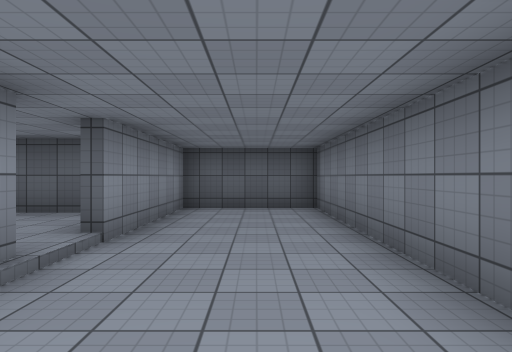
View 1 (above)

17 first-person views from a walk through a 3-D level made in the Unity game engine. The camera is 1.4 m above the floor, looks level and sees 75° across. The floor is counted in squares, 2 m on a side. Each view is taken from the middle of a square. On the plan, view 1 faces up. The plan holds only what a view shows up to about 10 squares ahead; the rest is blank. The place goes on beyond the plan. Surface patterns are stand-ins for the level's own textures.

View 2
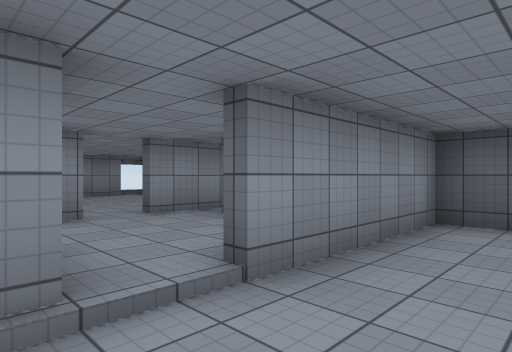

View 3
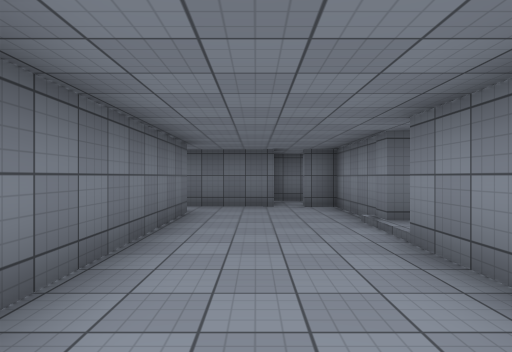

View 4
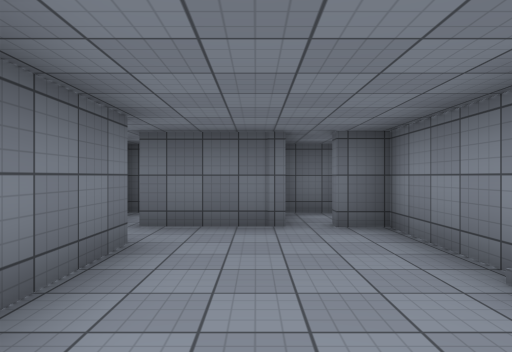

View 5
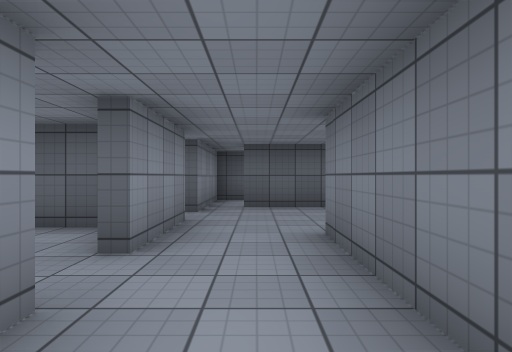

View 6
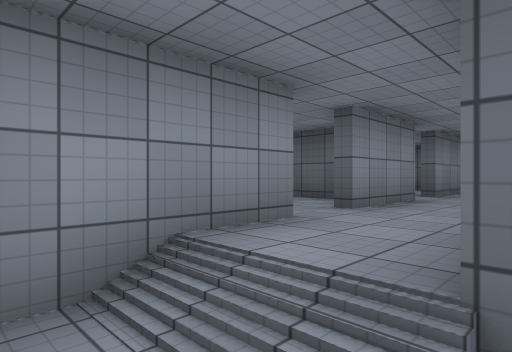

View 7
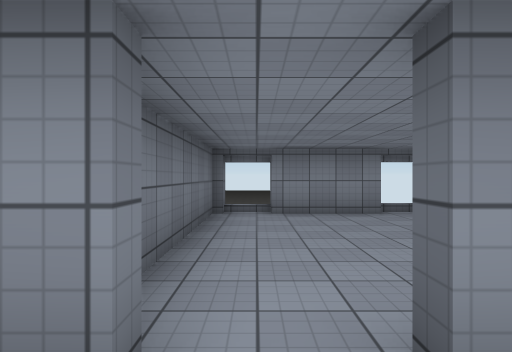

View 8
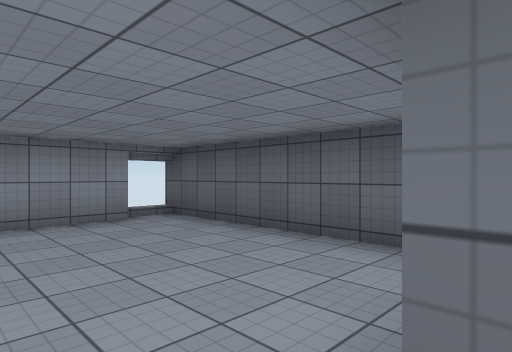

View 9
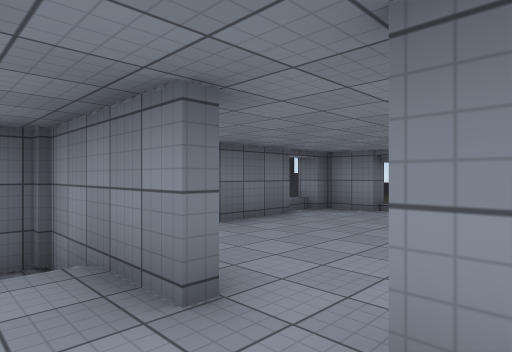

View 10
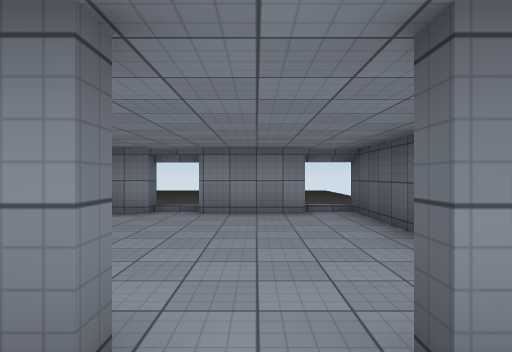

View 11
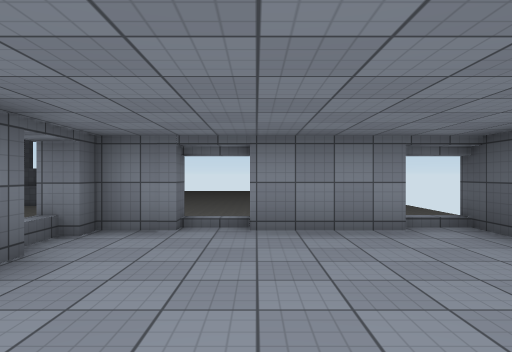

View 12
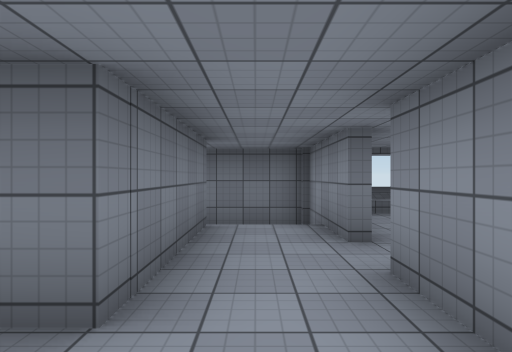

View 13
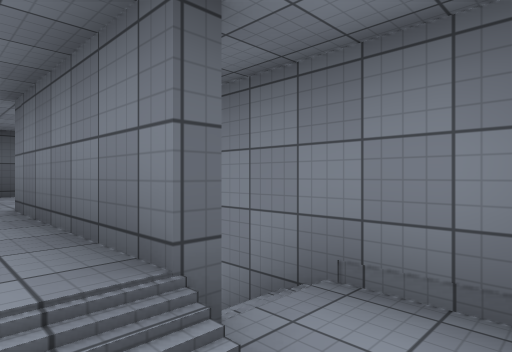

View 14
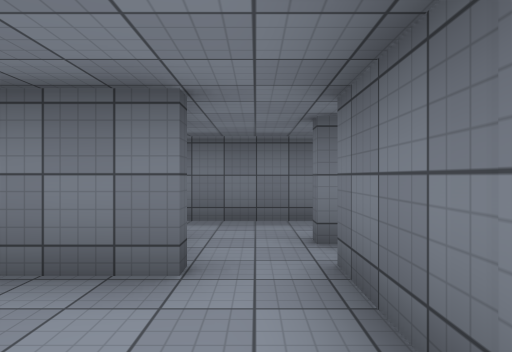

View 15
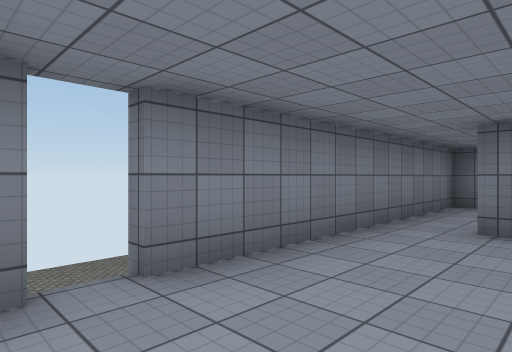

View 16
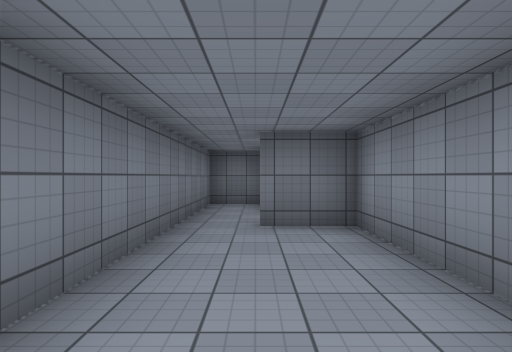

View 17
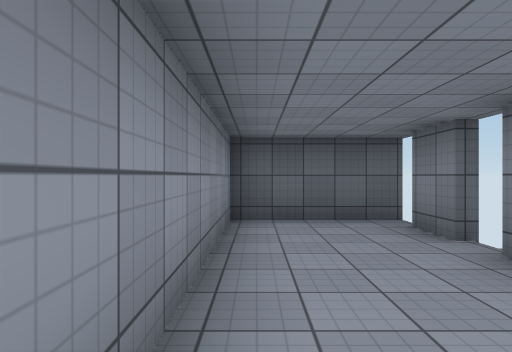

### Floor plan
Key: @ floor where view 1 was taken; # wall or solid block; x gap in a wall; . main floor; - floor 0.25 m lower than the main floor; _ floor 0.75 m lower than the main floor; / step, stairs or slope; v drop or lower ground; O other object.
Columns run from 11 left of view 1 to 5 right of it. Each row starts with its distance up from view 1.
  8  #####    ## ###
  7 v.....####--#---
  6 #.....####--#--#
  5 #.....#  #--#---
  4 v........#--#---#
  3 #######...--#---#
  2 x.....#.##--#---#
  1 #.......#O--##--#
  0 x.....#.##-@----#
 -1 x.....#//#####--#
 -2  #.##.#__##  #--#
 -3  v     ##     ##

Where each view was taken, in squares from view 1:
view 1: 0 up, 0 right, facing up
view 2: 2 up, 0 right, facing up-left
view 3: 7 up, 0 right, facing down
view 4: 4 up, 0 right, facing down
view 5: 1 down, 4 left, facing up
view 6: 2 down, 3 left, facing up-left
view 7: 4 up, 4 left, facing left
view 8: 4 up, 5 left, facing up-left
view 9: 2 up, 4 left, facing down-left
view 10: 1 up, 4 left, facing left
view 11: 0 up, 6 left, facing left
view 12: 4 up, 4 left, facing down
view 13: 2 down, 4 left, facing up-right
view 14: 0 up, 1 left, facing right
view 15: 6 up, 2 right, facing down-right
view 16: 6 up, 3 right, facing down
view 17: 2 up, 2 right, facing up
